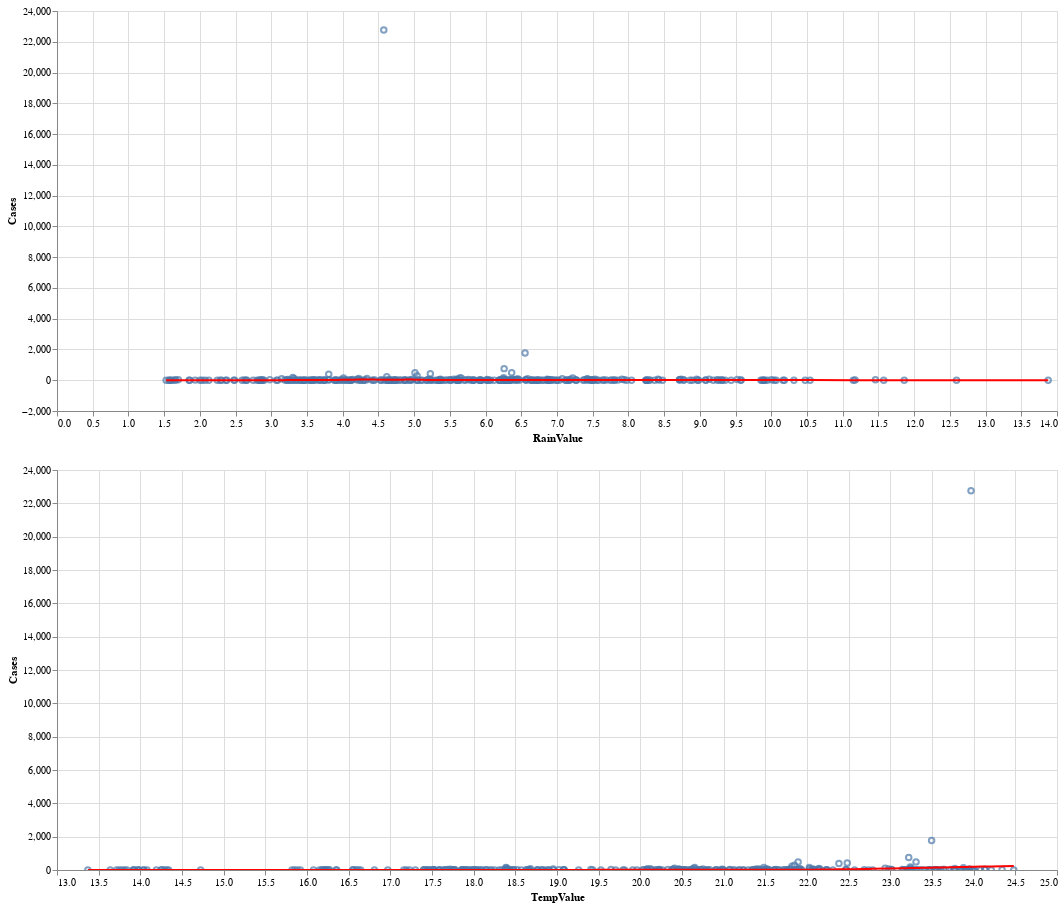

Notebook code for this chart:
### Code cell
%config InlineBackend.figure_format = 'retina'
# 建立確診數-雨量回歸線底層物件
cases_rainvalue_with_outlier_reg = alt.Chart(rain_temp_cases).mark_point().encode(
    x='RainValue',
    y='Cases',
    tooltip=[x for x in rain_temp_cases.columns if list(rain_temp_cases.columns).index(x) in [2, 4]]
).properties(
    width=1000, height=400,
)

# 建立確診數-雨量回歸線
cases_rainvalue_with_outlier_reg_line = cases_rainvalue_with_outlier_reg.transform_loess('RainValue', 'Cases').mark_line(color='red')

# 建立確診數-氣溫回歸線底層物件
cases_tempvalue_with_outlier_reg = alt.Chart(rain_temp_cases).mark_point().encode(
    alt.X('TempValue',scale=alt.Scale(zero=False)),
    y='Cases',
    tooltip=[x for x in rain_temp_cases.columns if list(rain_temp_cases.columns).index(x) in [3, 4]]
).properties(
    width=1000, height=400,
)

# 建立確診數-氣溫回歸線
cases_tempvalue_with_outlier_reg_line = cases_tempvalue_with_outlier_reg.transform_loess('TempValue', 'Cases').mark_line(color='red')

# 共同顯示確診數-雨量回歸線圖以及確診數-氣溫回歸線圖
(cases_rainvalue_with_outlier_reg + cases_rainvalue_with_outlier_reg_line).interactive() & (cases_tempvalue_with_outlier_reg + cases_tempvalue_with_outlier_reg_line).interactive()

### Figure 1 — Vega-Lite specification as saved in the notebook (floating-point values rounded to 4 significant figures; data arrays with more than 128 entries replaced by an {"elided": "..."} marker saying what was removed)
{"config": {"view": {"continuousWidth": 400, "continuousHeight": 300}}, "vconcat": [{"layer": [{"mark": "point", "encoding": {"tooltip": [{"field": "RainValue", "type": "quantitative"}, {"field": "Cases", "type": "quantitative"}], "x": {"field": "RainValue", "type": "quantitative"}, "y": {"field": "Cases", "type": "quantitative"}}, "height": 400, "selection": {"selector051": {"type": "interval", "bind": "scales", "encodings": ["x", "y"]}}, "width": 1000}, {"mark": {"type": "line", "color": "red"}, "encoding": {"tooltip": [{"field": "RainValue", "type": "quantitative"}, {"field": "Cases", "type": "quantitative"}], "x": {"field": "RainValue", "type": "quantitative"}, "y": {"field": "Cases", "type": "quantitative"}}, "height": 400, "transform": [{"loess": "Cases", "on": "RainValue"}], "width": 1000}]}, {"layer": [{"mark": "point", "encoding": {"tooltip": [{"field": "TempValue", "type": "quantitative"}, {"field": "Cases", "type": "quantitative"}], "x": {"field": "TempValue", "scale": {"zero": false}, "type": "quantitative"}, "y": {"field": "Cases", "type": "quantitative"}}, "height": 400, "selection": {"selector052": {"type": "interval", "bind": "scales", "encodings": ["x", "y"]}}, "width": 1000}, {"mark": {"type": "line", "color": "red"}, "encoding": {"tooltip": [{"field": "TempValue", "type": "quantitative"}, {"field": "Cases", "type": "quantitative"}], "x": {"field": "TempValue", "scale": {"zero": false}, "type": "quantitative"}, "y": {"field": "Cases", "type": "quantitative"}}, "height": 400, "transform": [{"loess": "Cases", "on": "TempValue"}], "width": 1000}]}], "data": {"name": "data-985f3dda91dbc245a88a82d4fbfc7d3c"}, "$schema": "https://vega.github.io/schema/vega-lite/v4.17.0.json", "datasets": {"data-985f3dda91dbc245a88a82d4fbfc7d3c": {"elided": "345 records"}}}
